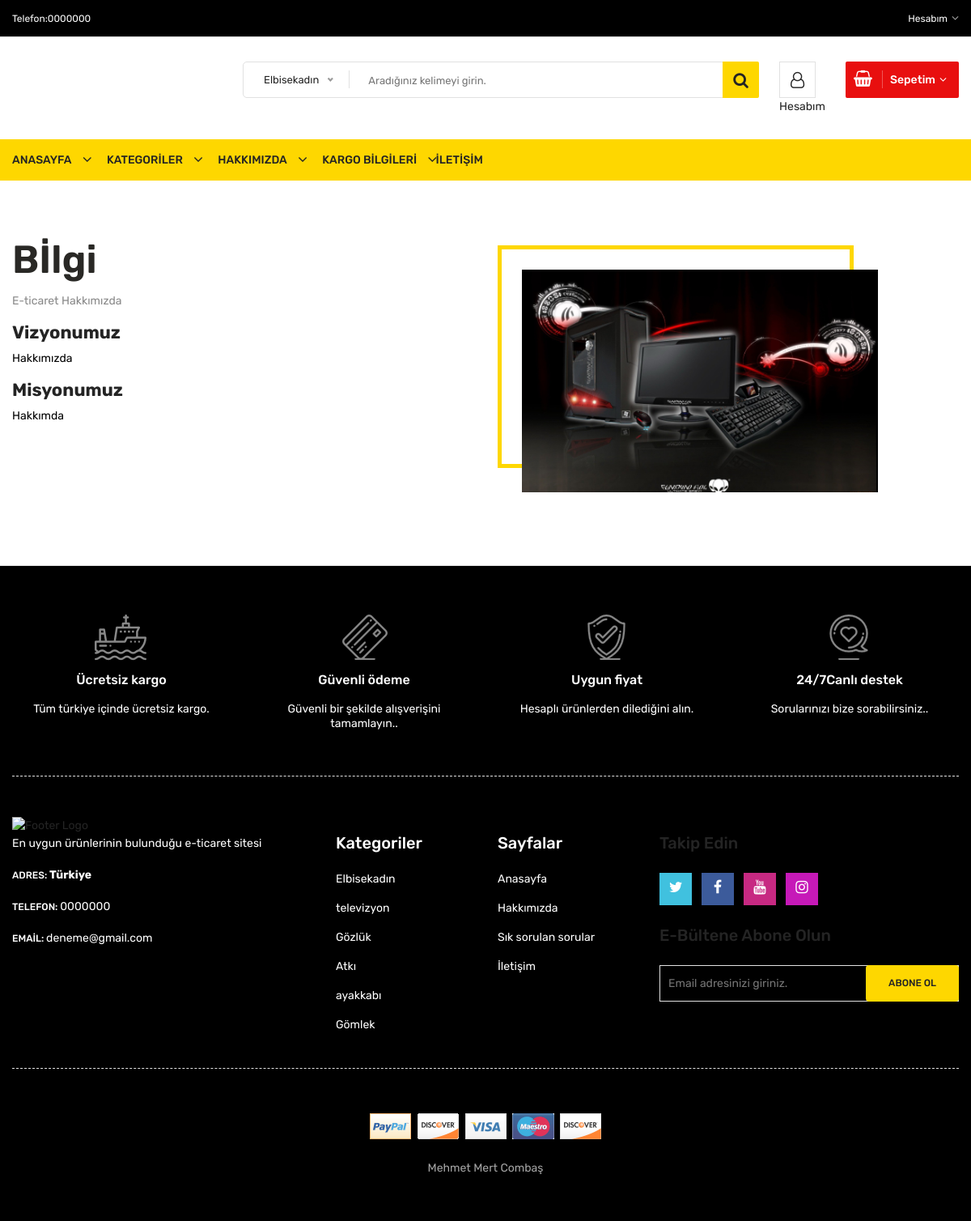
Page /hakkimizda.php on the committed database.
### tables this page shows
CREATE TABLE IF NOT EXISTS `ayarlar` (
  `id` int NOT NULL,
  `baslik` varchar(300) NOT NULL,
  `aciklama` varchar(500) NOT NULL,
  `anahtarkelime` varchar(400) NOT NULL,
  `telefon` varchar(20) NOT NULL,
  `email` varchar(100) NOT NULL,
  `adres` varchar(250) NOT NULL,
  `facebook` varchar(250) NOT NULL,
  `instagram` varchar(250) NOT NULL,
  `youtube` varchar(250) NOT NULL,
  `twitter` varchar(250) NOT NULL,
  `logo` varchar(250) NOT NULL,
  `mesai` varchar(300) NOT NULL,
  PRIMARY KEY (`id`)
);

CREATE TABLE IF NOT EXISTS `hakkimizda` (
  `hakkimizda_id` int NOT NULL,
  `hakkimizda_baslik` varchar(300) NOT NULL,
  `hakkimizda_detay` text NOT NULL,
  `hakkimizda_resim` varchar(250) NOT NULL,
  `hakkimizda_misyon` text NOT NULL,
  `hakkimizda_vizyon` text NOT NULL,
  PRIMARY KEY (`hakkimizda_id`)
);

CREATE TABLE IF NOT EXISTS `kategori` (
  `kategori_id` int NOT NULL AUTO_INCREMENT,
  `kategori_adi` varchar(300) NOT NULL,
  `kategori_sira` int NOT NULL,
  `kategori_durum` int NOT NULL,
  PRIMARY KEY (`kategori_id`)
);

### hakkimizda.php (the view)
<?php require_once 'header.php'; ?>
            <div class="about-us-wrapper pt-60 pb-40">
                <div class="container">
                    <div class="row">
                        <div class="col-lg-6 order-last order-lg-first">
                            <div class="about-text-wrap">
                                <h2><?php echo $hakkimizdacek['hakkimizda_baslik'] ?></h2>
                                <p style="color:black"><?php echo $hakkimizdacek['hakkimizda_detay'] ?></p>
                                 <h4>Vizyonumuz</h4>
                                <p style="color:black"><?php echo $hakkimizdacek['hakkimizda_vizyon'] ?></p>
                                    <h4>Misyonumuz</h4>
                                <p style="color:black"><?php echo $hakkimizdacek['hakkimizda_misyon'] ?></p>
                            </div>
                        </div>
                        <div class="col-lg-5 col-md-10">
                            <div class="about-image-wrap">
                                <img class="img-full" src="Admin/resimler/hakkimizda/<?php echo  $hakkimizdacek['hakkimizda_resim'] ?>" alt="About Us" />
                            </div>
                        </div>
                    </div>
                </div>
            </div>
           <?php require_once 'footer.php'; ?>

### header.php (shortened to what the rows shown need)
<?php
require_once 'Admin/islem/baglanti.php';
require_once 'function.php';
$ayar=$baglanti->prepare("SELECT * FROM  ayarlar where id=?");
$ayar->execute(array(1));
$ayarcek=$ayar->fetch(PDO::FETCH_ASSOC);
$hakkimizda=$baglanti->prepare("SELECT * FROM  hakkimizda where hakkimizda_id=?");
$hakkimizda->execute(array(1));
$hakkimizdacek=$hakkimizda->fetch(PDO::FETCH_ASSOC);
 ?>
<!doctype html>
<html class="no-js" lang="zxx">
<head>
        <link rel="stylesheet" href="css/material-design-iconic-font.min.css">
        <link rel="stylesheet" href="css/font-awesome.min.css">
        <link rel="stylesheet" href="css/fontawesome-stars.css">
        <link rel="stylesheet" href="css/meanmenu.css">
        <link rel="stylesheet" href="css/owl.carousel.min.css">
        <link rel="stylesheet" href="css/slick.css">
        <link rel="stylesheet" href="css/animate.css">
        <link rel="stylesheet" href="css/jquery-ui.min.css">
        <link rel="stylesheet" href="css/venobox.css">
        <link rel="stylesheet" href="css/nice-select.css">
        <link rel="stylesheet" href="css/magnific-popup.css">
        <link rel="stylesheet" href="css/bootstrap.min.css">
        <link rel="stylesheet" href="css/helper.css">
        <link rel="stylesheet" href="style.css">
        <link rel="stylesheet" href="css/responsive.css">
    </head>
    <body>
        <div class="body-wrapper">
            <header>
                 <div style="background-color:black" class="header-top">
                    <div class="container">
                        <div class="row">
                            <div class="col-lg-3 col-md-4">
                                <div class="header-top-left">
                                    <ul class="phone-wrap">
                                        <li><span style="color:white">Telefon:</span><a style="color:white" href="#"><?php echo $ayarcek['telefon'] ?></a></li>
                                    </ul>
                                </div>
                            </div>
                        </div>
                    </div>
                </div>
            </header>

### footer.php (shortened to what the rows shown need)
    <div style="background-color: black" class="footer">
                <div class="footer-static-top">
                    <div class="container">
                        <div class="footer-shipping pt-60 pb-55 pb-xs-25">
                            <div class="row">
                                <div class="col-lg-3 col-md-6 col-sm-6 pb-sm-55 pb-xs-55">
                                    <div class="li-shipping-inner-box">
                                        <div class="shipping-text">
                                            <h2 style="color:white">Ücretsiz kargo</h2>
                                        </div>
                                    </div>
                                </div>
                                <div class="col-lg-3 col-md-6 col-sm-6 pb-sm-55 pb-xs-55">
                                    <div class="li-shipping-inner-box">
                                        <div class="shipping-text">
                                            <h2 class="beyazyazi">Güvenli ödeme</h2>
                                        </div>
                                    </div>
                                </div>
                                <div class="col-lg-3 col-md-6 col-sm-6 pb-xs-30">
                                    <div class="li-shipping-inner-box">
                                        <div class="shipping-text">
                                            <h2 class="beyazyazi">Uygun fiyat</h2>
                                        </div>
                                    </div>
                                </div>
                                <div class="col-lg-3 col-md-6 col-sm-6 pb-xs-30">
                                    <div class="li-shipping-inner-box">
                                        <div class="shipping-text">
                                            <h2 class="beyazyazi">24/7Canlı destek</h2>
                                        </div>
                                    </div>
                                </div>
                            </div>
                        </div>
                    </div>
                </div>
                <div class="footer-static-middle">
                    <div class="container">
                        <div class="footer-logo-wrap pt-50 pb-35">
                            <div class="row">
                                <div class="col-lg-4 col-md-6">
                                    <ul class="des">
                                        <li>
                                            <span style="color:white">Adres: </span>
                                          <b style="color:white"> <?php echo $ayarcek['adres'] ?></b>
                                        </li>
                                        <li>
                                            <span style="color:white">Telefon: </span>
                                            <a style="color:white" href="tel://<?php echo $ayarcek['telefon'] ?>"><?php echo $ayarcek['telefon'] ?></a>
                                         </li>
                                        <li>
                                            <span style="color:white">Emaİl: </span>
                                            <a style="color:white" href="mailto://<?php echo $ayarcek['email'] ?>"><?php echo $ayarcek['email'] ?></a>
                                        </li>
                                    </ul>
                                </div>
                                <div class="col-lg-2 col-md-3 col-sm-6">
                                    <div class="footer-block">
                                        <ul>
                                            <?php       $kategori=$baglanti->prepare("SELECT * FROM  kategori  order by kategori_sira ASC limit 6");
                  $kategori->execute();
                  while ($kategoricek=$kategori->fetch(PDO::FETCH_ASSOC)) { ?>
                                            <li><a class="beyazyazi" href="urunler-<?=seolink($kategoricek['kategori_adi']).'-'.$kategoricek['kategori_id'] ?>"><?php echo $kategoricek['kategori_adi'] ?></a></li>
                                           <?php } ?>
                                        </ul>
                                    </div>
                                </div>
                            </div>
                        </div>
                    </div>
                </div>
            </div>
        </div>
    </body>
</html>

### rows in the picture
ayarlar: telefon "0000000", adres "Türkiye", email "deneme@gmail.com"
hakkimizda: hakkimizda_baslik "Bİlgi", hakkimizda_detay "E-ticaret Hakkımızda", hakkimizda_vizyon "Hakkımızda", hakkimizda_misyon "Hakkımda", hakkimizda_resim (picture)
kategori: kategori_adi "Elbisekadın"
kategori: kategori_adi "televizyon"
kategori: kategori_adi "Gözlük"
kategori: kategori_adi "Atkı"
kategori: kategori_adi "ayakkabı"
kategori: kategori_adi "Gömlek"
